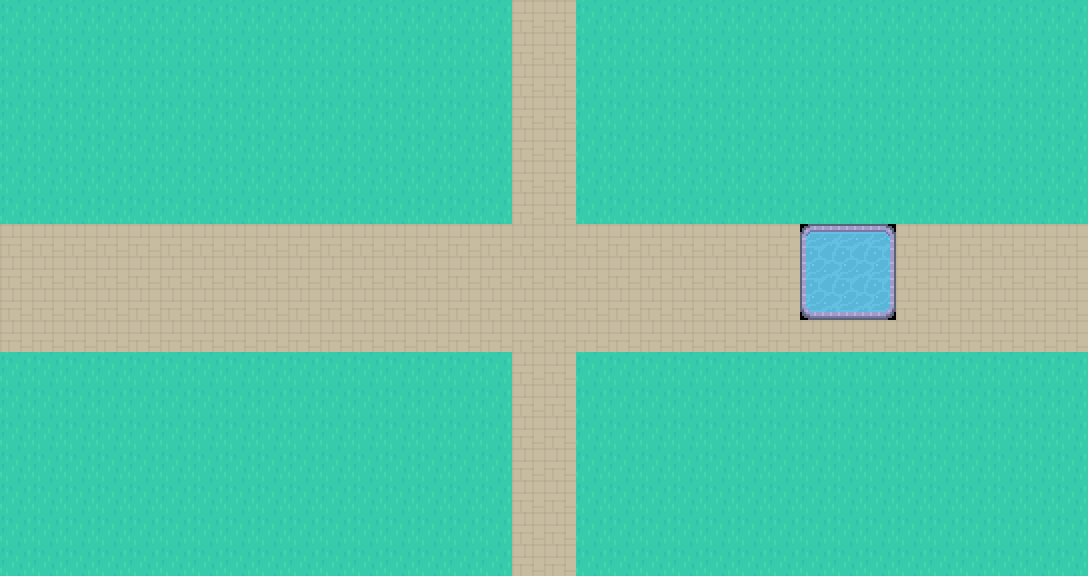

This is a level from a 2D game, rendered from its Tiled map with the project's own tilesets. A one-line summary and the complete map file follow:
An orthogonal 34x18 tile map with 32x32 px tiles, 1 tile layer (Ground) and 20 objects (8x wall, 4x spawn, 3x spawn_point, 3x trigger, 2x portal).

<map version="1.10" tiledversion="1.11.2" orientation="orthogonal" renderorder="right-down" width="34" height="18" tilewidth="32" tileheight="32" infinite="0" nextlayerid="3" nextobjectid="21">
 <properties>
  <property name="stage_id" value="stage.world_hub" />
  <property name="display_name" value="World Hub" />
  <property name="display_name_key" value="stage.world_hub.name" />
  <property name="mode" value="topdown" />
  <property name="camera_width" type="float" value="800" />
  <property name="camera_height" type="float" value="450" />
  <property name="background" value="#101a22" />
 </properties>
 <tileset firstgid="1" name="world_tileset" tilewidth="32" tileheight="32" tilecount="486" columns="27">
  <properties>
   <property name="asset" value="image.world_tileset" />
  </properties>
  <image source="../../assets/runtime/images/tilesets/tileset_area1.png" trans="ff00ff" width="864" height="576" />
 </tileset>
 <layer id="1" name="Ground" width="34" height="18">
  <data encoding="csv">
29,29,29,29,29,29,29,29,29,29,29,29,29,29,29,29,110,110,29,29,29,29,29,29,29,29,29,29,29,29,29,29,29,29,
29,29,29,29,29,29,29,29,29,29,29,29,29,29,29,29,110,110,29,29,29,29,29,29,29,29,29,29,29,29,29,29,29,29,
29,29,29,29,29,29,29,29,29,29,29,29,29,29,29,29,110,110,29,29,29,29,29,29,29,29,29,29,29,29,29,29,29,29,
29,29,29,29,29,29,29,29,29,29,29,29,29,29,29,29,110,110,29,29,29,29,29,29,29,29,29,29,29,29,29,29,29,29,
29,29,29,29,29,29,29,29,29,29,29,29,29,29,29,29,110,110,29,29,29,29,29,29,29,29,29,29,29,29,29,29,29,29,
29,29,29,29,29,29,29,29,29,29,29,29,29,29,29,29,110,110,29,29,29,29,29,29,29,29,29,29,29,29,29,29,29,29,
29,29,29,29,29,29,29,29,29,29,29,29,29,29,29,29,110,110,29,29,29,29,29,29,29,29,29,29,29,29,29,29,29,29,
110,110,110,110,110,110,110,110,110,110,110,110,110,110,110,110,110,110,110,110,110,110,110,110,110,171,172,173,110,110,110,110,110,110,
110,110,110,110,110,110,110,110,110,110,110,110,110,110,110,110,110,110,110,110,110,110,110,110,110,198,199,200,110,110,110,110,110,110,
110,110,110,110,110,110,110,110,110,110,110,110,110,110,110,110,110,110,110,110,110,110,110,110,110,225,226,227,110,110,110,110,110,110,
110,110,110,110,110,110,110,110,110,110,110,110,110,110,110,110,110,110,110,110,110,110,110,110,110,110,110,110,110,110,110,110,110,110,
29,29,29,29,29,29,29,29,29,29,29,29,29,29,29,29,110,110,29,29,29,29,29,29,29,29,29,29,29,29,29,29,29,29,
29,29,29,29,29,29,29,29,29,29,29,29,29,29,29,29,110,110,29,29,29,29,29,29,29,29,29,29,29,29,29,29,29,29,
29,29,29,29,29,29,29,29,29,29,29,29,29,29,29,29,110,110,29,29,29,29,29,29,29,29,29,29,29,29,29,29,29,29,
29,29,29,29,29,29,29,29,29,29,29,29,29,29,29,29,110,110,29,29,29,29,29,29,29,29,29,29,29,29,29,29,29,29,
29,29,29,29,29,29,29,29,29,29,29,29,29,29,29,29,110,110,29,29,29,29,29,29,29,29,29,29,29,29,29,29,29,29,
29,29,29,29,29,29,29,29,29,29,29,29,29,29,29,29,110,110,29,29,29,29,29,29,29,29,29,29,29,29,29,29,29,29,
29,29,29,29,29,29,29,29,29,29,29,29,29,29,29,29,110,110,29,29,29,29,29,29,29,29,29,29,29,29,29,29,29,29
  </data>
 </layer>
 <objectgroup id="2" name="Stage Objects">
  <object id="1" name="player" class="spawn" x="120" y="288">
   <properties>
    <property name="actor" value="actor.hero" />
   </properties>
   <point />
  </object>
  <object id="2" name="enemy.slime.1" class="spawn" x="420" y="160">
   <properties>
    <property name="actor" value="actor.slime" />
   </properties>
   <point />
  </object>
  <object id="3" name="enemy.slime.2" class="spawn" x="760" y="340">
   <properties>
    <property name="actor" value="actor.slime" />
   </properties>
   <point />
  </object>
  <object id="4" name="default" class="spawn_point" x="120" y="288"><point /></object>
  <object id="5" name="grove_return" class="spawn_point" x="980" y="288"><point /></object>
  <object id="15" name="village_entry" class="spawn_point" x="80" y="288"><point /></object>
  <object id="6" name="north_boundary" class="wall" x="0" y="0" width="1088" height="32" />
  <object id="7" name="south_boundary" class="wall" x="0" y="544" width="1088" height="32" />
  <object id="8" name="west_north" class="wall" x="0" y="0" width="32" height="224" />
  <object id="16" name="west_south" class="wall" x="0" y="352" width="32" height="224" />
  <object id="9" name="east_north" class="wall" x="1056" y="0" width="32" height="224" />
  <object id="10" name="east_south" class="wall" x="1056" y="352" width="32" height="224" />
  <object id="11" name="rotated_ruin" class="wall" x="470" y="170" width="170" height="42" rotation="15" />
  <object id="12" name="stone_garden" class="wall" x="610" y="380">
   <polygon points="0,0 155,0 190,78 42,112" />
  </object>
  <object id="13" name="healing_grove" class="trigger" x="260" y="218" width="108" height="136">
   <properties>
    <property name="cooldown" type="float" value="1" />
    <property name="actions" value="[{&quot;type&quot;:&quot;heal&quot;,&quot;amount&quot;:15},{&quot;type&quot;:&quot;show_notice&quot;,&quot;text&quot;:&quot;+15 HP&quot;,&quot;tone&quot;:&quot;success&quot;,&quot;duration&quot;:2}]" />
   </properties>
  </object>
  <object id="14" name="to_grove" class="portal" x="1056" y="224" width="32" height="128">
   <properties>
    <property name="target_stage" value="stage.world_grove" />
    <property name="target_spawn" value="west_entry" />
   </properties>
  </object>
  <object id="17" name="to_village" class="portal" x="0" y="224" width="32" height="128">
   <properties>
    <property name="target_stage" value="stage.village" />
    <property name="target_spawn" value="field_return" />
   </properties>
  </object>
  <object id="18" name="field_tutorial" class="trigger" x="32" y="224" width="176" height="128">
   <properties>
    <property name="once" type="bool" value="true" />
    <property name="condition" value="{&quot;type&quot;:&quot;quest_state&quot;,&quot;quest&quot;:&quot;quest.grove_guardian&quot;,&quot;state&quot;:&quot;active&quot;}" />
    <property name="actions" value="[{&quot;type&quot;:&quot;show_notice&quot;,&quot;text_key&quot;:&quot;notice.field.tutorial&quot;,&quot;duration&quot;:5}]" />
   </properties>
  </object>
  <object id="19" name="world_item.potion" class="spawn" x="360" y="420">
   <properties>
    <property name="actor" value="actor.field_potion" />
   </properties>
   <point />
  </object>
  <object id="20" name="toxic_mire" class="trigger" x="800" y="224" width="96" height="96">
   <properties>
    <property name="cooldown" type="float" value="0.5" />
    <property name="actions" value="[{&quot;type&quot;:&quot;damage&quot;,&quot;amount&quot;:12},{&quot;type&quot;:&quot;show_notice&quot;,&quot;text_key&quot;:&quot;notice.field.hazard&quot;,&quot;tone&quot;:&quot;warning&quot;,&quot;duration&quot;:2}]" />
   </properties>
  </object>
 </objectgroup>
</map>
